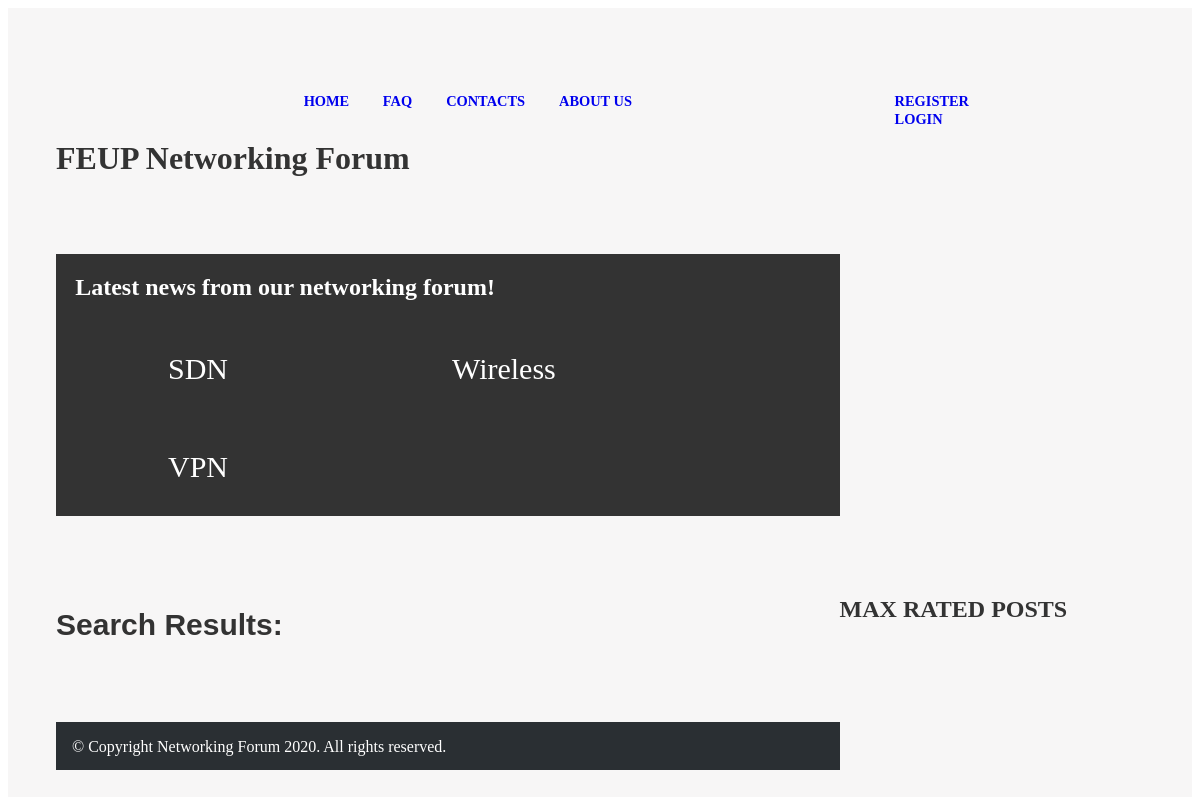
/php/list_search_results.php, run on an earlier commit of the app's database.
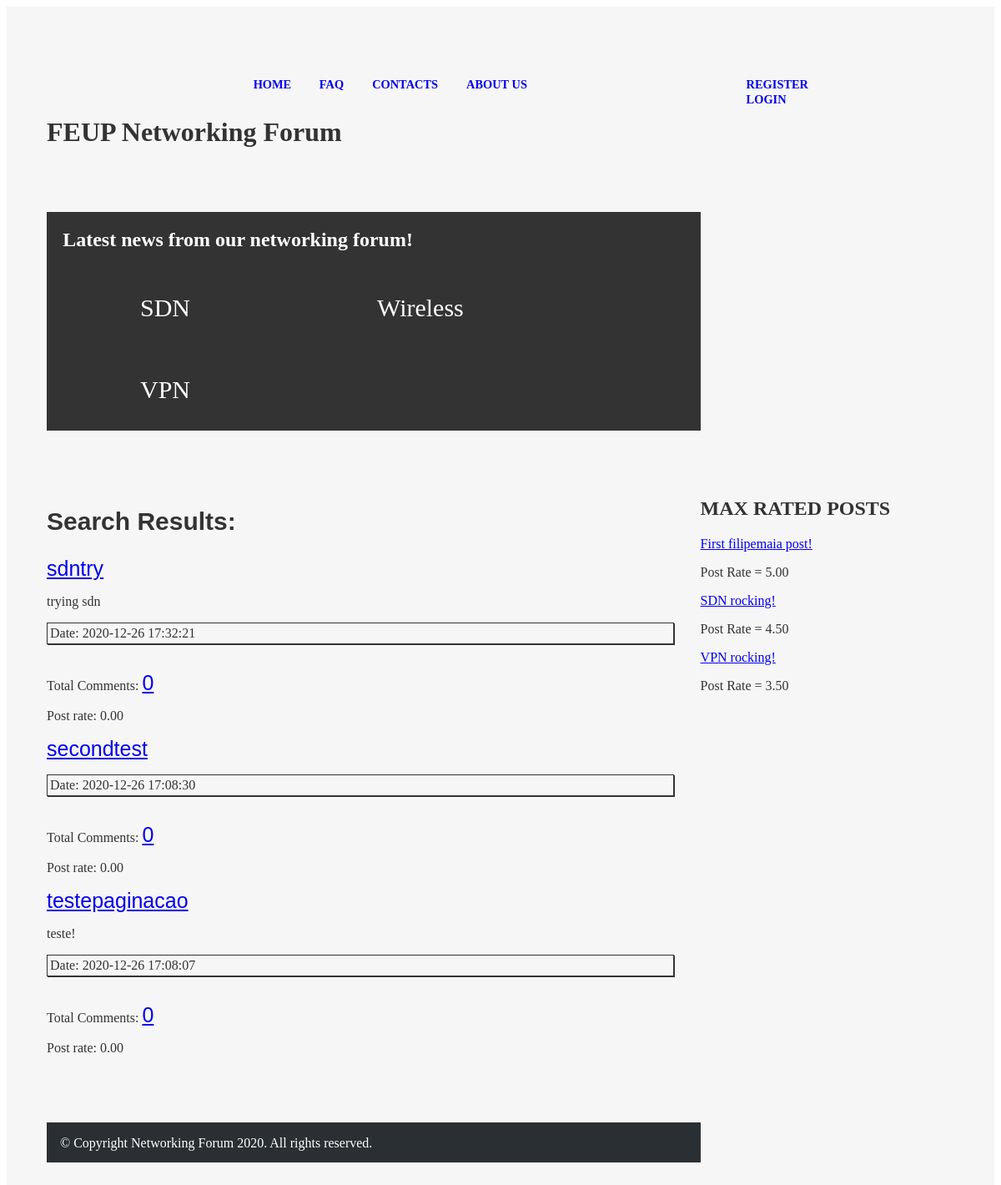
And on a later commit of the database.
### tables this page shows
CREATE TABLE forumpost (
    postid integer PRIMARY KEY AUTOINCREMENT,
    posttitle text NOT NULL,
    content text CHECK(LENGTH(content)>= 0 AND LENGTH(content)<20000),
    username text REFERENCES user, 
    published INTEGER, 
    topic text REFERENCES topic, 
    postrate integer CHECK(postrate>=0 AND postrate <=5)
    );

### php/list_search_results.php (called while the page is built)
<?php
  require_once("../database/init.php");
  require_once("../database/posts.php");
  require_once("../database/comments.php");
  include_once("../templates/homepage_section/header_pagina_inicial_tpl.php");
  include_once("../templates/homepage_section/topics_tpl.php");
  $posttitle = $_GET["posttitle"];
  $date = $_GET["published"];
  $minPostRate = $_GET["minPostRate"];
  $maxPostRate = $_GET["maxPostRate"];
  if(isset($posttitle) && isset($date) && isset($minPostRate) && isset($maxPostRate)){
    $stories = getPostsBySearch($posttitle, $date, $minPostRate, $maxPostRate);
  } else {
    $stories = getAllPosts($page);
  }
  $maxrates = getPostsWithBestRating();
  include_once("../templates/homepage_section/max_rated_tpl.php");
  include_once("../templates/homepage_section/search_results_tpl.php");
  include_once("../templates/static_sections/footer_tpl.php");
?>

### database/posts.php (called while the page is built, shortened)
<?php
function getAllPosts($page)
{
  global $dbh;
  $stmt = $dbh->prepare('SELECT * FROM forumpost ORDER BY published DESC LIMIT ? OFFSET ?');
  $stmt->execute(array(3, ($page-1)*3));
  return $stmt->fetchAll();
}
function getPostsWithBestRating() {
  global $dbh;
  $stmt = $dbh->prepare('SELECT *  FROM forumpost ORDER BY forumpost.postrate DESC LIMIT 3');
  $stmt->execute();
  return $stmt->fetchAll();
}

### database/comments.php (called while the page is built, shortened)
<?php
  function getTotalOfCommentsOnPost($postid){
    global $dbh;
    $stmt = $dbh->prepare('SELECT COUNT(comment.postid) as numbOfComments FROM comment WHERE postid = ?');
    $stmt->execute(array($postid));
    return $stmt->fetchColumn();
  }
?>

### templates/homepage_section/search_results_tpl.php (the view)
<?php
require_once("../database/comments.php");
require_once("../database/posts.php");
?>
<section id="posts">
  <h1> Search Results:</h1>
<article>
  <aside id="related">
   <?php foreach ($stories as $story) { ?>
   <article id = "recentArticles">
    <a href="../php/post.php?postid=<?php echo $story['postid'] ?>"><?php echo $story['posttitle'] ?></a>
    <p><?php echo $story['content'] ?></p>
    <p class="date"> Date: <?= $story['published'] ;?></p>
    <?php $numbOfComments = getTotalOfCommentsOnPost($story['postid']); ?>
    <p>Total Comments: <a href="../php/post.php?postitle=<?php echo $story['posttitle'] ?>&postid=<?php echo $story['postid']?>">
    <?php echo $numbOfComments; ?></a>
    <p>Post rate: <?php echo number_format($story["postrate"], 2, '.', ''); ?></p>
   </article>
  </aside>
<?php  } ?>

### templates/homepage_section/max_rated_tpl.php
<aside id="maxrated">
        <h1> MAX RATED POSTS</h1>
        <article>
            <?php foreach($maxrates as $maxrated) {  ?>
              <p><a href="../php/post.php?postid=<?php echo $maxrated['postid'] ?>">
              <?php echo $maxrated['posttitle'] ?></a></p>
              <p>Post Rate = <?php echo number_format($maxrated['postrate'], 2, '.', ''); ?></p>
            <?php  } ?>
        </article>
</aside>

What changed in the data, as far as the page shows it:
added forumpost: posttitle "First filipemaia post!", postrate "5.00", shown under "MAX RATED POSTS"
added forumpost: posttitle "SDN rocking!", postrate "4.50", shown under "MAX RATED POSTS"
added forumpost: posttitle "VPN rocking!", postrate "3.50", shown under "MAX RATED POSTS"
added forumpost: posttitle "sdntry", content "trying sdn", published "2020-12-26 17:32:21", numbOfComments "0", postrate "0.00", shown under "Search Results:"
added forumpost: posttitle "secondtest", published "2020-12-26 17:08:30", numbOfComments "0", postrate "0.00", shown under "Search Results:"
added forumpost: posttitle "testepaginacao", content "teste!", published "2020-12-26 17:08:07", numbOfComments "0", postrate "0.00", shown under "Search Results:"
